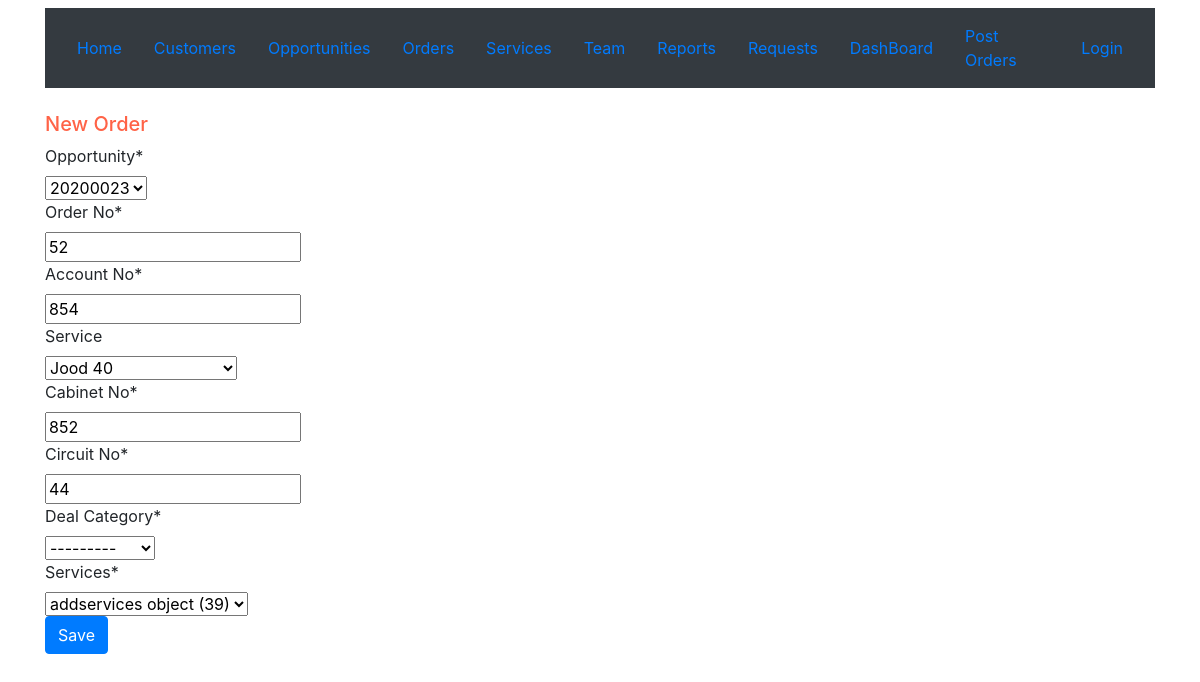
The app's page /crmapp/order/update/32/ with its own data.
### crmapp/models.py (models this page shows, shortened)
class order(models.Model):
    dealcategory = (
            ('n', 'New'),
            ('u', 'Upgrade'),
            ('d', 'Downgrade'),
        )
    orderstatuslist = (
            ('open', 'Open'),
            ('held', 'Held'),
            ('finger', 'FingerPrint'),
            ('post', 'Post'),
            ('cancel', 'Cancel'),
        )
    opportunity = models.ForeignKey(opportunity,on_delete=models.CASCADE,related_name='opportunity_orders',verbose_name ='Opportunity')
    dealcategory = models.CharField("Deal Category",max_length=1, choices=dealcategory)
    addservices = models.ForeignKey(addservices,on_delete=models.CASCADE,related_name='addservices_orders',verbose_name ='Services')
    orderno= models.IntegerField("Order No",unique=True)
    creationdate = models.DateTimeField("Creation Date",auto_now_add=True)
    accountno = models.IntegerField("Account No")
    serviceno = models.IntegerField("Service No",null = True,blank = True)
    imei = models.IntegerField("IMEI",null = True,blank = True)
    service = models.ForeignKey(service,blank=True,on_delete=models.CASCADE,related_name='service_orders',verbose_name ='Service')
    servicecategory = models.CharField("Service Category",max_length=100,null=True) #def
    status = models.ForeignKey(operationstatus,blank=True,on_delete=models.CASCADE,related_name='status_orders',verbose_name ='Status',null=True,default=defaultstatusorder)
    operationexecutive = models.ForeignKey(User,on_delete=models.CASCADE,related_name='executive_orders',verbose_name ='Operation Executive')
    orderstatus = models.CharField("Order Status",max_length=12, choices=orderstatuslist,default="open")
    nrc = models.IntegerField("NRC")
    mrc = models.IntegerField("MRC")
    updatedate = models.DateTimeField("Update Date",auto_now=True)
    activationdate = models.DateField("Activation Date",blank=True,null=True)
    cabinetno = models.CharField("Cabinet No",max_length=100,null=True)
    circuitno = models.CharField("Circuit No",max_length=100,null=True)
    granite = models.CharField("Granite",max_length=100,null=True)
    class Meta:
        verbose_name ='Order'
        verbose_name_plural ='Orders'

### crmapp/views.py (the view)
# urls.py: path('order/update/<pk>/', views.orderUpdateView.as_view(), name='orderupdate'),
class orderUpdateView(UpdateView):
    redirect_field_name = 'repeatitapp/order_detail.html'
    form_class = orderForm
    model = order

### crmapp/forms.py
class orderForm(forms.ModelForm):
    class Meta:
        model = order
        fields = ('opportunity','orderno','accountno','service','cabinetno','circuitno','dealcategory','addservices',)
        widgets = {
            'title': forms.TextInput(attrs={'class': 'textinputclass'}),
            'text': forms.Textarea(attrs={'class': 'editable medium-editor-textarea postcontent'}),
        }

### crmapp/models.py (called while the page is built)
    def __str__(self):
        return self.servicename

    def __str__(self):
        return str(self.opportunityno)

### crmapp/templates/crmapp/order_form.html (shortened to what this page needs)
{% extends 'crmapp/base.html' %}
{% load crispy_forms_tags %}
{% block content %}
<div class="container">
  <br>
    <h5 style="color:Tomato;">New Order</h5>
    <form method="POST" class="post-form">
    {{form|crispy}}
    <button type="submit" class="btn btn-primary mb-2">Save</button>
    </form>
</div>
{% endblock %}

### records on screen
order: opportunity "20200023", orderno "52", accountno "854", service "Jood 40", cabinetno "852", circuitno "44", dealcategory "---------", addservices "addservices object (39)"
